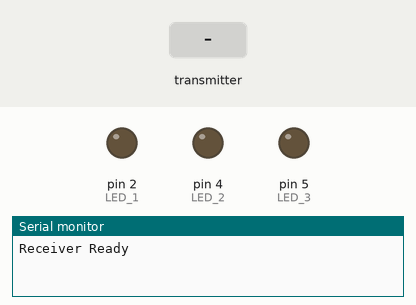
This sketch was run on a simulated Arduino Uno, built with avr-gcc and run on an emulated ATmega328P. Shown: output pins drawn as LEDs (lit = HIGH), the last lines printed to the serial monitor. The inputs (shaded band) are chosen by the test bench. No radio packets arrive unless stated.

Above: at 1.2 s.
1.3 s: the transmitter starts sending Vout = 25
At 1.8 s:
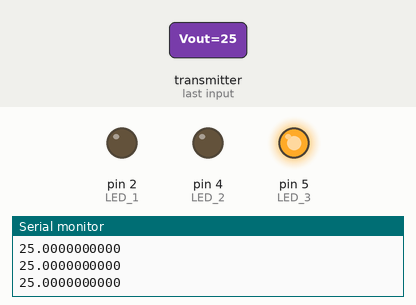
2.8 s: the transmitter starts sending Vout = 0
At 4.0 s:
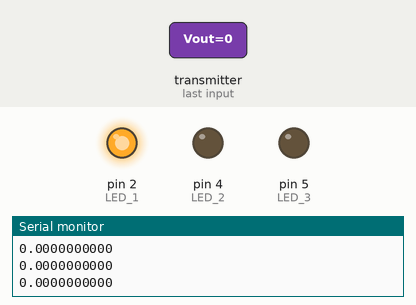
4.3 s: the transmitter starts sending Vout = 50
At 5.2 s:
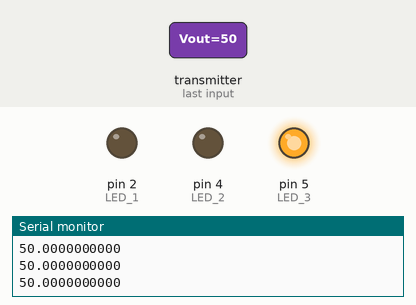
Timing chart, 0 to 7.3 s (numbered marks = the images above; inputs shaded):
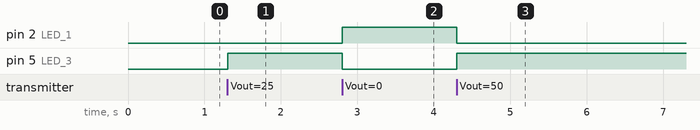

The sketch:

recieve_mega.ino
```cpp
#include <SPI.h>
#include <nRF24L01.h>
#include <RF24.h>

RF24 radio(7, 8); // CE=7, CSN=8 (송수신 핀 설정)
const byte address[6] = "00001"; // 송수신 주소 설정

float Vout = 0.0;    // 수신된 Vout 값을 저장할 변수
float prev_Vout = 0.0; // 직전 Vout 값을 저장
float diff = 0.0;     // Vout 차이 계산 변수
int similar_count = 0; // 차이가 0.1 미만의 연속 횟수
int threshold = 100; // 연속 30번 차이가 0.1 미만이면 작은 변화 상태로 간주

void setup() {
  Serial.begin(921600);  // 시리얼 모니터 초기화
  radio.begin();         // 라디오 초기화

  // NRF24L01 초기화 실패 시 종료
  if (!radio.begin()) {
    Serial.println("NRF24L01 Initialization Failed!");
    while (1); // 초기화 실패 시 멈춤
  }

  radio.openReadingPipe(1, address); // 수신부 주소 설정
  radio.setPALevel(RF24_PA_LOW);     // 낮은 출력 전력 설정
  radio.startListening();            // 수신 모드 시작
  Serial.println("Receiver Ready");

  pinMode(2, OUTPUT);  // LED 1 (OK 상태)
  pinMode(4, OUTPUT);  // LED 2 (Small difference changes 상태)
  pinMode(5, OUTPUT);  // LED 3 (Too big signal 상태)

  prev_Vout = Vout;    // 초기 prev_Vout 값 설정
}

void loop() {
  // 데이터 수신 확인
  if (radio.available()) {
    // 수신한 데이터 읽기
    radio.read(&Vout, sizeof(Vout));  // Vout 값 수신
    Serial.println(Vout, 10);          // 소수점 10자리까지 출력 (정밀도)

    // diff 계산: 현재 값과 직전 값의 차이
    diff = abs(Vout - prev_Vout); // Vout 차이 계산

    // 상태 판단 및 LED 제어
    if (Vout >= 0.4 || Vout <= -0.4) {
      // 차이가 0.4 이상이면 "Too big signal" 상태
      digitalWrite(2, LOW); // OK LED 끄기
      digitalWrite(4, LOW); // Small difference LED 끄기
      digitalWrite(5, HIGH); // Too big signal LED 켜기
      similar_count = 0; // 차이가 클 경우 카운트 초기화
    } else if (diff < 0.05) {
      // 차이가 0.01 미만이면 "Small difference changes" 상태
      similar_count++; // 차이가 0.01 미만이면 카운트 증가
    } else {
      // 차이가 0.01 이상 0.4 미만이면 "OK" 상태
      digitalWrite(2, HIGH); // OK LED 켜기
      digitalWrite(4, LOW);  // Small difference LED 끄기
      digitalWrite(5, LOW);  // Too big signal LED 끄기
      similar_count = 0; // 차이가 0.01 이상이면 카운트 초기화
    }

    // 연속 30번 차이가 0.01 미만이면 "Small difference changes"
    if (similar_count >= threshold) {
      digitalWrite(2, LOW);  // OK LED 끄기
      digitalWrite(4, HIGH); // Small difference LED 켜기
      digitalWrite(5, LOW);  // Too big signal LED 끄기
    }

    // 직전 값 갱신
    prev_Vout = Vout;
  }

  delay(5); // 5ms 대기
}
```

Measured:
- after the input at 1.3 s, pin 5 (LED_3): LOW → HIGH at once
- after the input at 2.8 s, pin 2 (LED_1): LOW → HIGH at once; pin 5 (LED_3): HIGH → LOW at once
- after the input at 4.3 s, pin 2 (LED_1): HIGH → LOW after 0.00 s instead of 3.9 s; pin 4 (LED_2): stays LOW (without the input it goes to HIGH after 3.9 s); pin 5 (LED_3): LOW → HIGH at once
